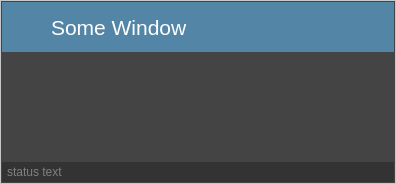
<?xml version="1.0" encoding="UTF-8"?>
<ui version="4.0">
 <class>Dialog</class>
 <widget class="QDialog" name="Dialog">
  <property name="geometry">
   <rect>
    <x>0</x>
    <y>0</y>
    <width>396</width>
    <height>184</height>
   </rect>
  </property>
  <property name="windowTitle">
   <string>my dialog</string>
  </property>
  <layout class="QHBoxLayout" name="horizontalLayout">
   <property name="spacing">
    <number>0</number>
   </property>
   <property name="margin">
    <number>0</number>
   </property>
   <item>
    <widget class="QFrame" name="windowMain">
     <property name="styleSheet">
      <string notr="true">QFrame {
    background-color:#444444;
	border-style: solid; 
	border: 1px solid #c5c7ca; 
	border-radius: 0px; 
}
</string>
     </property>
     <property name="frameShape">
      <enum>QFrame::StyledPanel</enum>
     </property>
     <property name="frameShadow">
      <enum>QFrame::Raised</enum>
     </property>
     <layout class="QVBoxLayout" name="verticalLayout">
      <property name="spacing">
       <number>0</number>
      </property>
      <property name="margin">
       <number>1</number>
      </property>
      <item>
       <widget class="QFrame" name="windowHeader">
        <property name="minimumSize">
         <size>
          <width>0</width>
          <height>50</height>
         </size>
        </property>
        <property name="maximumSize">
         <size>
          <width>16777215</width>
          <height>50</height>
         </size>
        </property>
        <property name="styleSheet">
         <string notr="true">QFrame {
    background-color:#5285a6;
    color: #FFFFFF;
	border: 0px; 
}
</string>
        </property>
        <property name="frameShape">
         <enum>QFrame::StyledPanel</enum>
        </property>
        <property name="frameShadow">
         <enum>QFrame::Raised</enum>
        </property>
        <layout class="QHBoxLayout" name="horizontalLayout_2">
         <property name="spacing">
          <number>4</number>
         </property>
         <property name="margin">
          <number>5</number>
         </property>
         <item>
          <widget class="QLabel" name="label_3">
           <property name="minimumSize">
            <size>
             <width>40</width>
             <height>40</height>
            </size>
           </property>
           <property name="maximumSize">
            <size>
             <width>40</width>
             <height>40</height>
            </size>
           </property>
           <property name="text">
            <string/>
           </property>
           <property name="pixmap">
            <pixmap>X:/tools/Maya/windows/2016/python/cacheTools/ico/cube24.png</pixmap>
           </property>
           <property name="scaledContents">
            <bool>true</bool>
           </property>
          </widget>
         </item>
         <item>
          <widget class="QLabel" name="label_2">
           <property name="font">
            <font>
             <pointsize>16</pointsize>
            </font>
           </property>
           <property name="text">
            <string>Some Window</string>
           </property>
          </widget>
         </item>
         <item>
          <widget class="QPushButton" name="closeBtn">
           <property name="minimumSize">
            <size>
             <width>40</width>
             <height>40</height>
            </size>
           </property>
           <property name="maximumSize">
            <size>
             <width>40</width>
             <height>40</height>
            </size>
           </property>
           <property name="styleSheet">
            <string notr="true">QPushButton {
    background-color:#5285a6;
	border: 0px;
	border-radius: 20px; 
}
QPushButton::pressed {
    background-color:#3077a6;

}</string>
           </property>
           <property name="text">
            <string/>
           </property>
           <property name="icon">
            <iconset>
             <normaloff>X:/tools/Maya/windows/2016/python/cacheTools/ico/close_btn.png</normaloff>X:/tools/Maya/windows/2016/python/cacheTools/ico/close_btn.png</iconset>
           </property>
           <property name="iconSize">
            <size>
             <width>40</width>
             <height>40</height>
            </size>
           </property>
           <property name="autoDefault">
            <bool>false</bool>
           </property>
           <property name="flat">
            <bool>true</bool>
           </property>
          </widget>
         </item>
        </layout>
       </widget>
      </item>
      <item>
       <widget class="QFrame" name="windowContent">
        <property name="styleSheet">
         <string notr="true">QFrame {
    background-color:#444444;
	border: 0px; 
	border-radius: 0px; 
}
</string>
        </property>
        <property name="frameShape">
         <enum>QFrame::StyledPanel</enum>
        </property>
        <property name="frameShadow">
         <enum>QFrame::Raised</enum>
        </property>
        <layout class="QGridLayout" name="gridLayout"/>
       </widget>
      </item>
      <item>
       <widget class="QFrame" name="statusFrame">
        <property name="minimumSize">
         <size>
          <width>0</width>
          <height>20</height>
         </size>
        </property>
        <property name="maximumSize">
         <size>
          <width>16777215</width>
          <height>20</height>
         </size>
        </property>
        <property name="styleSheet">
         <string notr="true">QFrame {
    background-color:#333333;
	border: 0px; 
}
</string>
        </property>
        <property name="frameShape">
         <enum>QFrame::StyledPanel</enum>
        </property>
        <property name="frameShadow">
         <enum>QFrame::Raised</enum>
        </property>
        <layout class="QHBoxLayout" name="horizontalLayout_3">
         <property name="spacing">
          <number>5</number>
         </property>
         <property name="leftMargin">
          <number>5</number>
         </property>
         <property name="topMargin">
          <number>0</number>
         </property>
         <property name="rightMargin">
          <number>0</number>
         </property>
         <property name="bottomMargin">
          <number>0</number>
         </property>
         <item>
          <widget class="QLabel" name="label">
           <property name="styleSheet">
            <string notr="true">color: #808080;</string>
           </property>
           <property name="text">
            <string>status text</string>
           </property>
          </widget>
         </item>
         <item>
          <widget class="QLabel" name="label_5">
           <property name="sizePolicy">
            <sizepolicy hsizetype="Preferred" vsizetype="Preferred">
             <horstretch>0</horstretch>
             <verstretch>0</verstretch>
            </sizepolicy>
           </property>
           <property name="minimumSize">
            <size>
             <width>20</width>
             <height>20</height>
            </size>
           </property>
           <property name="maximumSize">
            <size>
             <width>20</width>
             <height>20</height>
            </size>
           </property>
           <property name="cursor">
            <cursorShape>SizeFDiagCursor</cursorShape>
           </property>
           <property name="mouseTracking">
            <bool>true</bool>
           </property>
           <property name="text">
            <string/>
           </property>
           <property name="pixmap">
            <pixmap>X:/tools/Maya/windows/2016/python/cacheTools/ico/ic_corner_white_48dp.png</pixmap>
           </property>
           <property name="scaledContents">
            <bool>true</bool>
           </property>
          </widget>
         </item>
        </layout>
       </widget>
      </item>
     </layout>
    </widget>
   </item>
  </layout>
 </widget>
 <resources/>
 <connections>
  <connection>
   <sender>closeBtn</sender>
   <signal>released()</signal>
   <receiver>Dialog</receiver>
   <slot>accept()</slot>
   <hints>
    <hint type="sourcelabel">
     <x>368</x>
     <y>26</y>
    </hint>
    <hint type="destinationlabel">
     <x>197</x>
     <y>91</y>
    </hint>
   </hints>
  </connection>
 </connections>
</ui>
